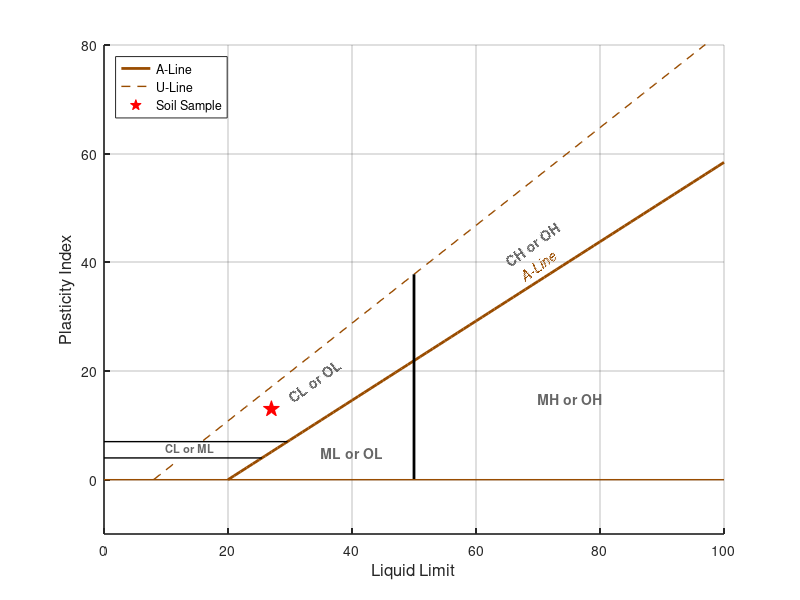

MATLAB code to generate this figure:
clc; clear; close all;

% Plasticity Chart according to USCS
figure('Color','w'); hold on; grid on;

% Axis limits
xlim([0 100]);
ylim([-10 80]);

xlabel('Liquid Limit','FontSize',12);
ylabel('Plasticity Index','FontSize',12);

%% Lines
LL = 0:100;

% A-Line: PI = 0.73*(LL - 20)
PI_A = 0.73*(LL - 20);
PI_A(PI_A<0)=NaN;

% U-Line: PI = 0.9*(LL - 8)
PI_U = 0.9*(LL - 8);
PI_U(PI_U<0)=NaN;

% Plot A-Line and U-Line
h_A = plot(LL,PI_A,'Color',[0.6 0.3 0],'LineWidth',2); % A-Line (brown)

% U-Line (dotted brown) - split to avoid region between PI=4 and PI=7
% Part 1: Below PI=4
LL_below4 = LL(PI_U <= 4 & ~isnan(PI_U));
PI_U_below4 = PI_U(PI_U <= 4 & ~isnan(PI_U));
h_U = plot(LL_below4,PI_U_below4,'--','Color',[0.6 0.3 0],'LineWidth',1);

% Part 2: Above PI=7
LL_above7 = LL(PI_U >= 7 & ~isnan(PI_U));
PI_U_above7 = PI_U(PI_U >= 7 & ~isnan(PI_U));
plot(LL_above7,PI_U_above7,'--','Color',[0.6 0.3 0],'LineWidth',1);

% Vertical line at LL=50 from y=0 to U-Line intersection
PI_at_50 = 0.9*(50 - 8); % U-Line value at LL=50
line([50 50],[0 PI_at_50],'Color','k','LineWidth',2);

% Horizontal brown line at y=0
line([0 100],[0 0],'Color',[0.6 0.3 0],'LineWidth',1);

% Horizontal lines at PI=4 and PI=7 from left until A-Line intersection
% For PI=4: solve 4 = 0.73*(LL-20) -> LL = 4/0.73 + 20
LL_at_PI4 = 4/0.73 + 20;
line([0 LL_at_PI4],[4 4],'Color','k','LineWidth',1);

% For PI=7: solve 7 = 0.73*(LL-20) -> LL = 7/0.73 + 20
LL_at_PI7 = 7/0.73 + 20;
line([0 LL_at_PI7],[7 7],'Color','k','LineWidth',1);

%% Labels for regions
text(10,6,'CL or ML','FontSize',8,'FontWeight','bold','Color',[0.4 0.4 0.4]);
text(30,15,'CL or OL','FontSize',10,'FontWeight','bold','Color',[0.4 0.4 0.4], ...
    'Rotation',atan(0.73)*180/pi);
text(65,40,'CH or OH','FontSize',10,'FontWeight','bold','Color',[0.4 0.4 0.4], ...
    'Rotation',atan(0.73)*180/pi);
text(35,5,'ML or OL','FontSize',10,'FontWeight','bold','Color',[0.4 0.4 0.4]);
text(70,15,'MH or OH','FontSize',10,'FontWeight','bold','Color',[0.4 0.4 0.4]);

% A-Line annotation - positioned just above the line and rotated to match slope
LL_text = 70;
PI_text = 0.73*(LL_text-20) + 3; % Add 3 units above the line
text(LL_text,PI_text,'A-Line','Color',[0.6 0.3 0],'FontSize',10,'FontAngle', ...
    'italic','Rotation',atan(0.73)*180/pi,'HorizontalAlignment','center');

%% Input LL and PI
LL_sample = 27; 
PI_sample = 13; 
h_sample = plot(LL_sample,PI_sample,'p','MarkerSize',12,'MarkerEdgeColor','r', ...
    'MarkerFaceColor','r');

%% Legend
legend([h_A, h_U, h_sample],{'A-Line','U-Line','Soil Sample'},'Location','northwest');

set(gca,'FontSize',10,'LineWidth',1.2);
axis([0 100 -10 80]);
